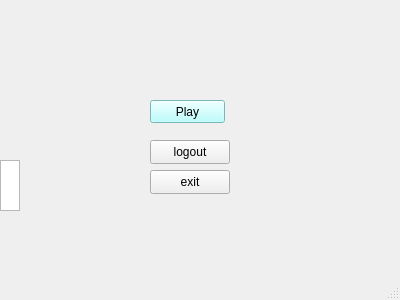
<?xml version="1.0" encoding="UTF-8"?>
<ui version="4.0">
 <class>MainWindow</class>
 <widget class="QMainWindow" name="MainWindow">
  <property name="geometry">
   <rect>
    <x>0</x>
    <y>0</y>
    <width>400</width>
    <height>300</height>
   </rect>
  </property>
  <widget class="QWidget" name="centralwidget">
   <widget class="QPushButton" name="playButton">
    <property name="geometry">
     <rect>
      <x>150</x>
      <y>100</y>
      <width>75</width>
      <height>23</height>
     </rect>
    </property>
    <property name="styleSheet">
     <string notr="true">background-color: rgb(170, 255, 255);</string>
    </property>
    <property name="text">
     <string>Play</string>
    </property>
   </widget>
   <widget class="QListWidget" name="historyList">
    <property name="geometry">
     <rect>
      <x>0</x>
      <y>160</y>
      <width>20</width>
      <height>51</height>
     </rect>
    </property>
   </widget>
   <widget class="QPushButton" name="logoutButton">
    <property name="geometry">
     <rect>
      <x>150</x>
      <y>140</y>
      <width>80</width>
      <height>24</height>
     </rect>
    </property>
    <property name="text">
     <string>logout</string>
    </property>
   </widget>
   <widget class="QPushButton" name="exitButton">
    <property name="geometry">
     <rect>
      <x>150</x>
      <y>170</y>
      <width>80</width>
      <height>24</height>
     </rect>
    </property>
    <property name="text">
     <string>exit</string>
    </property>
   </widget>
  </widget>
  <widget class="QMenuBar" name="menubar">
   <property name="geometry">
    <rect>
     <x>0</x>
     <y>0</y>
     <width>400</width>
     <height>21</height>
    </rect>
   </property>
  </widget>
  <widget class="QStatusBar" name="statusbar"/>
 </widget>
 <resources/>
 <connections/>
</ui>
